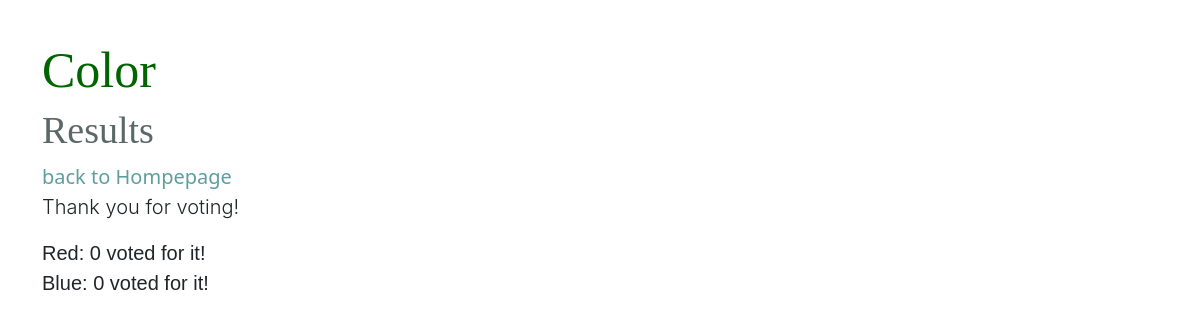
The app's page /poll/color/results/ with its own data.
### polls/models.py (models this page shows, shortened)
class Poll(models.Model):
    name = models.CharField(max_length=256)
    slug = models.SlugField(unique=True)
    publish_time =models.DateTimeField()
    days_running = models.IntegerField(default=7)

class Choice(models.Model):
    poll = models.ForeignKey(to='Poll', on_delete=models.CASCADE)
    name = models.CharField(max_length=256)
    votes = models.IntegerField(default=0)
    notes = models.TextField(null=True, blank=True)

### polls/views.py (the view)
# urls.py: path('poll/<str:slug>/results/', ResultsDetailView.as_view(), name='results'),
class ResultsDetailView(generic.DetailView):
    model = Poll
    template_name = 'polls/results.html'
    def get_context_data(self, **kwargs):
        context = super().get_context_data(**kwargs)
        user_can_see_results = False
        if 'voted_polls' in self.request.session:
            if type(self.request.session['voted_polls']) == list:
                if context['object'].id in self.request.session['voted_polls']:
                    user_can_see_results = True
        context['access'] = user_can_see_results
        return context

### polls/templates/polls/results.html
{% extends 'polls/base.html' %}
{% block content %}
{% if object %}
<h1>{{ object.name }}</h1>
<h2>Results</h2>
<a href="{% url 'polls:index' %}">back to Hompepage</a>
{% if access or not umfrage.is_active %}
<p class="lead">
  Thank you for voting!
</p>
{% if object.choice_set.all %}
<ul class="vote">
  {% for choice in object.choice_set.all %}
  <li>{{choice.name}}: {{ choice.votes }} voted for it!</li>
  {% endfor %}
</ul>
{% else %}
<p>Unfotunately, no answer option has been deposited yet</p>
{% endif %}
{% else %}
<h3>Error: Poll results can only be viewed after voting</h3>
{% endif %}
{% else %}
<h1>No poll can be issued</h1>
{% endif %}
{% endblock %}

### static/css/main.css (style rules this page uses)
h1 { font-family: Cambria, Cochin, Georgia, Times, 'Times New Roman', serif; font-size: 50px; color: darkgreen; }
h2 { font-family: Georgia, 'Times New Roman', Times, serif; font-size: 38px; color: rgb(91, 104, 104); }
p.lead { font-family: -apple-system, BlinkMacSystemFont, 'Segoe UI', Roboto, Oxygen, Ubuntu, Cantarell, 'Open Sans', 'Helvetica Neue', sans-serif; }
ul { font-family: -apple-system, BlinkMacSystemFont, 'Segoe UI', Roboto, Oxygen, Ubuntu, Cantarell, 'Open Sans', 'Helvetica Neue', sans-serif; font-size: 18px; padding-left: 0; }
li { text-decoration: none; text-shadow: 1px; list-style-type: none; }
.vote { font-size: 20px; font-style: initial; font-family: 'Gill Sans', 'Gill Sans MT', Calibri, 'Trebuchet MS', sans-serif; }
a { font-size: 20px; text-decoration: none; color: cadetblue; }

### records on screen
Poll: name "Color"
Choice: name "Red", votes "0"
Choice: name "Blue", votes "0"
